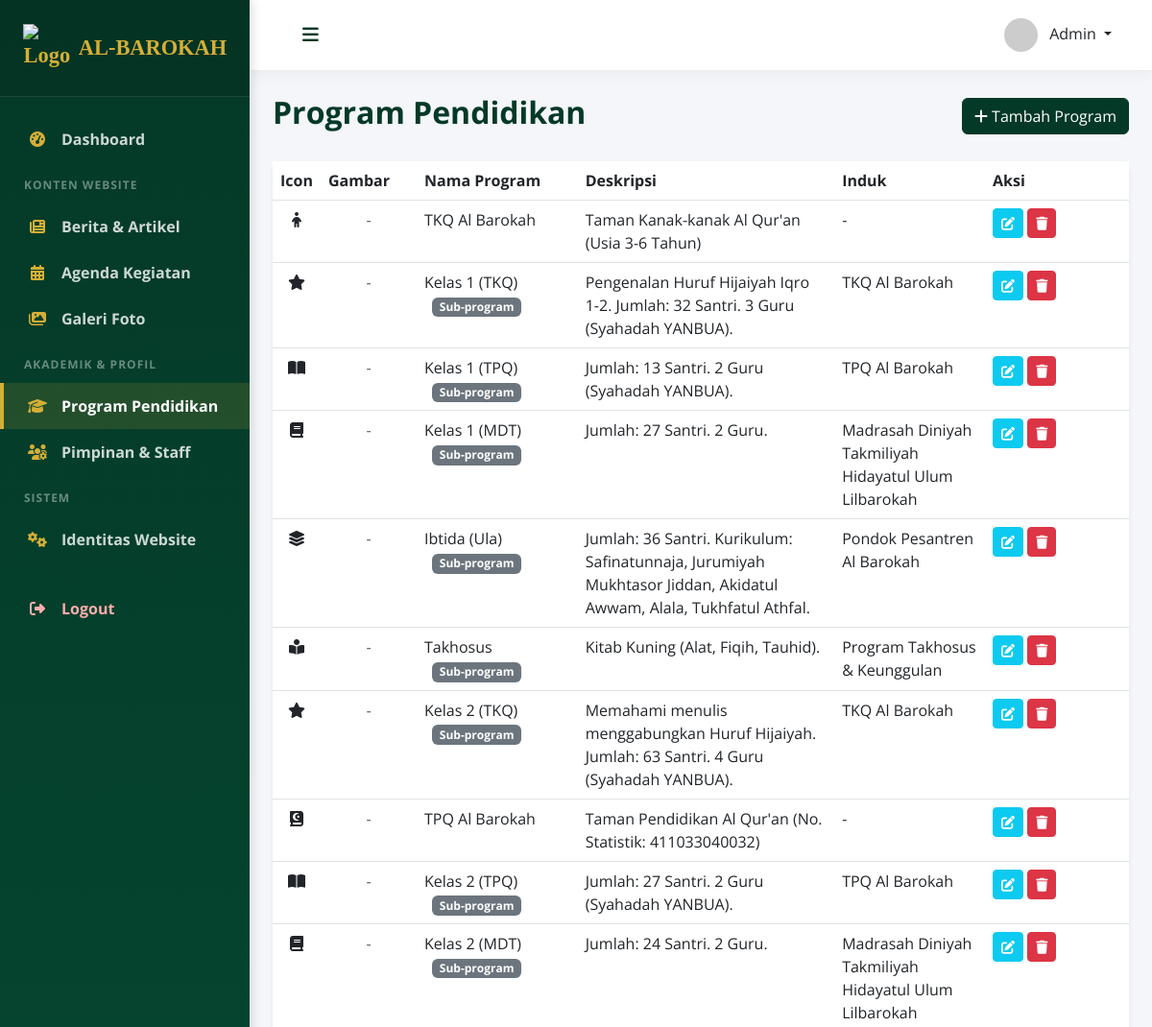
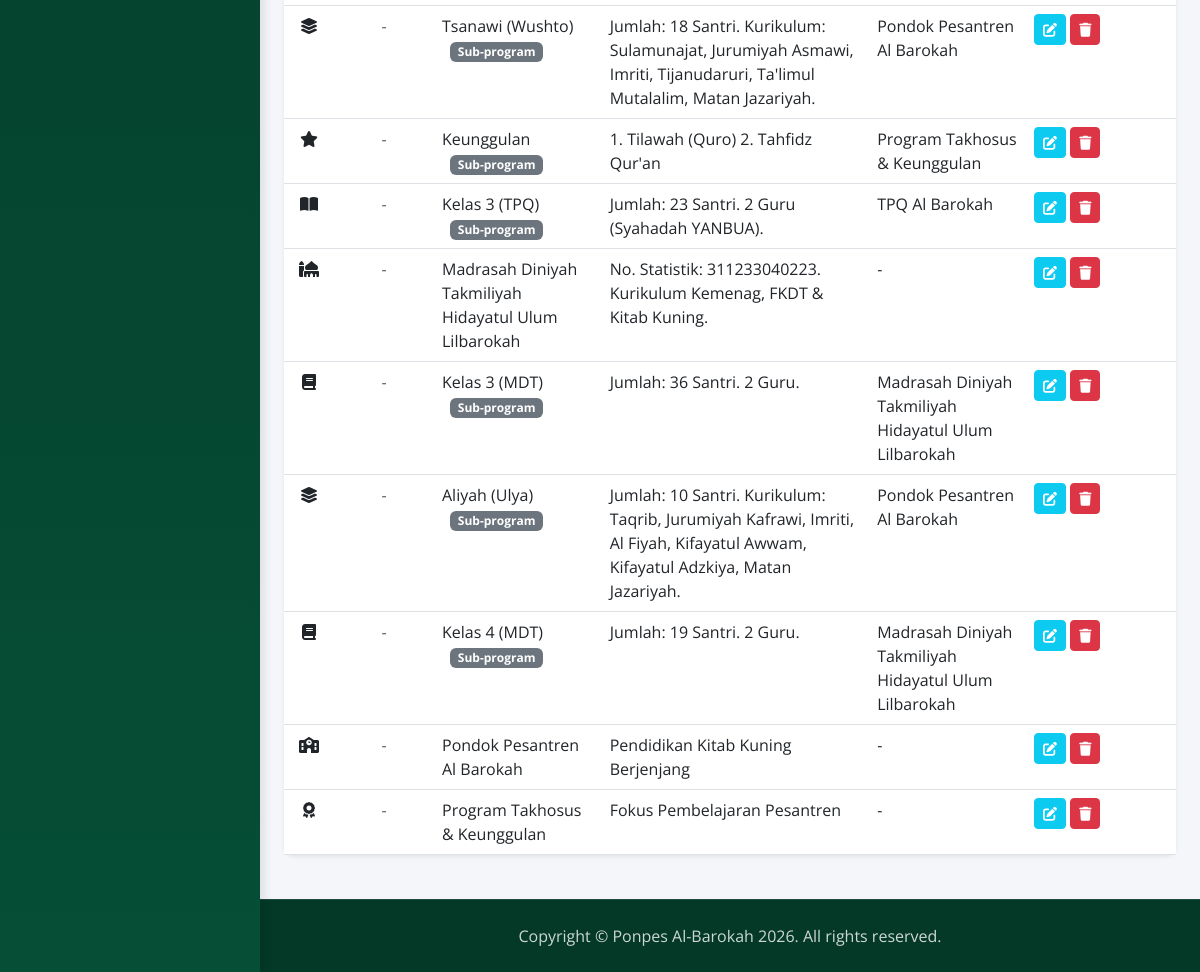
/admin/program (signed in), run on the app's committed database (2 pictures, top to bottom).
### app/models.py (models this page shows, shortened)
class User(UserMixin, db.Model):
    id = db.Column(db.Integer, primary_key=True)
    username = db.Column(db.String(64), unique=True, nullable=False)
    password_hash = db.Column(db.String(256), nullable=False)
    role = db.Column(db.String(20), default='admin') # superadmin, admin, editor
    created_at = db.Column(db.DateTime, default=get_current_time)

class Program(db.Model):
    id = db.Column(db.Integer, primary_key=True)
    nama = db.Column(db.String(100), nullable=False) # e.g. LPQ, MDT
    deskripsi = db.Column(db.Text)
    icon = db.Column(db.String(50)) # FontAwesome class
    gambar = db.Column(db.String(255)) # URL
    urutan = db.Column(db.Integer, default=0)
    parent_id = db.Column(db.Integer, db.ForeignKey('program.id')) # For sub-programs like TKQ under LPQ
    children = db.relationship('Program', backref=db.backref('parent', remote_side=[id]), lazy='dynamic')

### app/admin/routes.py (the view)
@bp.route('/program')
@login_required
def program_list():
    programs = Program.query.order_by(Program.urutan.asc()).all()
    return render_template('admin/program_list.html', programs=programs)

### app/admin/routes.py (called while the page is built)
@login.user_loader
def load_user(id):
    try:
        return User.query.get(int(id))
    except Exception:
        from flask_login import UserMixin
        class FallbackUser(UserMixin):
            def __init__(self, uid):
                self.id = uid
                self.username = "System Restoring..."
                self.role = 'superadmin' # Grant access to status checks
        return FallbackUser(int(id))

### app/templates/admin/program_list.html (shortened to what this page needs)
{% extends "admin/layout.html" %}
{% block content %}
<div class="d-flex justify-content-between align-items-center mb-4">
    <h2>Program Pendidikan</h2>
    <a href="{{ url_for('admin.program_add') }}" class="btn btn-primary"><i class="fas fa-plus"></i> Tambah Program</a>
</div>
<div class="card shadow-sm">
    <div class="card-body p-0">
        <table class="table table-hover mb-0">
            <thead class="bg-light">
                <tr>
                    <th style="width: 50px;">Icon</th>
                    <th style="width: 100px;">Gambar</th>
                    <th>Nama Program</th>
                    <th>Deskripsi</th>
                    <th>Induk</th>
                    <th style="width: 150px;">Aksi</th>
                </tr>
            </thead>
            <tbody>
                {% for program in programs %}
                <tr>
                    <td class="text-center"><i class="{{ program.icon }}"></i></td>
                    <td class="text-center">
                        {% if program.gambar %}
                        <img src="{{ program.gambar }}" alt="{{ program.nama }}" class="img-thumbnail" style="height: 50px;">
                        {% else %}
                        <span class="text-muted">-</span>
                        {% endif %}
                    </td>
                    <td>
                        {{ program.nama }}
                        {% if program.parent %}
                            <span class="badge bg-secondary ms-2">Sub-program</span>
                        {% endif %}
                    </td>
                    <td>{{ program.deskripsi }}</td>
                    <td>
                        {% if program.parent %}
                            {{ program.parent.nama }}
                        {% else %}
                            -
                        {% endif %}
                    </td>
                    <td>
                        <a href="{{ url_for('admin.program_edit', id=program.id) }}" class="btn btn-sm btn-info text-white"><i class="fas fa-edit"></i></a>
                        <form action="{{ url_for('admin.program_delete', id=program.id) }}" method="post" class="d-inline" onsubmit="return confirm('Yakin hapus?');">
                            <button type="submit" class="btn btn-sm btn-danger"><i class="fas fa-trash"></i></button>
                        </form>
                    </td>
                </tr>
                {% else %}
                <tr>
                    <td colspan="5" class="text-center py-4 text-muted">Belum ada program.</td>
                </tr>
                {% endfor %}
            </tbody>
        </table>
    </div>
</div>
{% endblock %}

### app/templates/admin/layout.html (shortened to what this page needs)
<!DOCTYPE html>
<html lang="id">
<head>
    <link href="{{ url_for('static', filename='css/fonts.css', v=1.0) }}" rel="stylesheet">
    <link href="{{ url_for('static', filename='vendor/bootstrap/css/bootstrap.min.css') }}" rel="stylesheet">
    <link href="{{ url_for('static', filename='vendor/fontawesome/css/all.min.css') }}" rel="stylesheet">
    <link href="{{ url_for('static', filename='vendor/summernote/summernote-lite.min.css') }}" rel="stylesheet">
    <link href="{{ url_for('static', filename='css/admin.css', v=1.2) }}" rel="stylesheet">
</head>
<body>
    <div class="d-flex">
        <nav id="sidebar">
            <div class="sidebar-header d-flex justify-content-center align-items-center">
                <a href="{{ url_for('admin.dashboard') }}" class="sidebar-brand text-center">
                    <img src="{{ url_for('static', filename='img/logo.png') }}" alt="Logo" width="50" class="me-2">
                    <span class="d-block">AL-BAROKAH</span>
                </a>
            </div>
            <ul class="list-unstyled components">
                <li class="{{ 'active' if request.endpoint == 'admin.dashboard' }}">
                    <a href="{{ url_for('admin.dashboard') }}">
                        <i class="fas fa-tachometer-alt"></i> Dashboard
                    </a>
                </li>
                <li class="sidebar-heading">Konten Website</li>
                <li class="{{ 'active' if 'berita' in request.endpoint }}">
                    <a href="{{ url_for('admin.berita_list') }}">
                        <i class="fas fa-newspaper"></i> Berita & Artikel
                    </a>
                </li>
                <li class="{{ 'active' if 'agenda' in request.endpoint }}">
                    <a href="{{ url_for('admin.agenda_list') }}">
                        <i class="fas fa-calendar-alt"></i> Agenda Kegiatan
                    </a>
                </li>
                <li class="{{ 'active' if 'galeri' in request.endpoint }}">
                    <a href="{{ url_for('admin.galeri_list') }}">
                        <i class="fas fa-images"></i> Galeri Foto
                    </a>
                </li>
                <li class="sidebar-heading">Akademik & Profil</li>
                <li class="{{ 'active' if 'program' in request.endpoint }}">
                    <a href="{{ url_for('admin.program_list') }}">
                        <i class="fas fa-graduation-cap"></i> Program Pendidikan
                    </a>
                </li>
                <li class="{{ 'active' if 'pimpinan' in request.endpoint }}">
                    <a href="{{ url_for('admin.pimpinan_list') }}">
                        <i class="fas fa-users-cog"></i> Pimpinan & Staff
                    </a>
                </li>
                <li class="sidebar-heading">Sistem</li>
                <li class="{{ 'active' if 'pengaturan' in request.endpoint }}">
                    <a href="{{ url_for('admin.pengaturan') }}">
                        <i class="fas fa-cogs"></i> Identitas Website
                    </a>
                </li>
                <li class="mt-4">
                    <a href="{{ url_for('admin.logout') }}" class="text-danger-light" style="color: #ffadad;">
                        <i class="fas fa-sign-out-alt" style="color: #ffadad;"></i> Logout
                    </a>
                </li>
            </ul>
        </nav>
        <div id="content" class="d-flex flex-column min-vh-100">
            <nav class="navbar navbar-expand-lg navbar-light navbar-top">
                <div class="container-fluid">
                    <button type="button" id="sidebarCollapse" class="btn btn-link navbar-toggler-custom">
                        <i class="fas fa-bars"></i>
                    </button>
                    <div class="ms-auto d-flex align-items-center">
                        <div class="dropdown">
                            <a class="nav-link dropdown-toggle text-dark font-weight-bold" href="#" role="button" data-bs-toggle="dropdown">
                                <img src="https://ui-avatars.com/api/?name=Admin&background=043927&color=fff" class="rounded-circle me-2" width="35">
                                <span class="d-none d-lg-inline">{{ current_user.username|title if current_user.is_authenticated else 'Administrator' }}</span>
                            </a>
                        </div>
                    </div>
                </div>
            </nav>
            <div class="container-fluid p-4 flex-grow-1">
                {% block content %}{% endblock %}
            </div>
            <footer class="mt-auto py-4">
                <div class="container my-auto">
                    <div class="copyright text-center my-auto">
                        <span>Copyright &copy; Ponpes Al-Barokah 2026. All rights reserved.</span>
                    </div>
                </div>
            </footer>
        </div>
    </div>
</body>
</html>

### app/static/css/admin.css (style rules this page uses)
:root { --primary-color: #043927; --secondary-color: #064e36; --accent-color: #D4AF37; --text-light: #f8f9fa; --bg-light: #f4f6f9; }
body { font-family: 'Nunito', sans-serif; background-color: var(--bg-light); color: #444; min-height: 100vh; display: flex; flex-direction: column; }
h1, h2, h3, h4, h5, h6 { color: var(--primary-color); font-weight: 700; }
#sidebar { min-width: 260px; max-width: 260px; min-height: 100vh; background: linear-gradient(180deg, var(--primary-color) 0%, var(--secondary-color) 100%); color: #fff; box-shadow: 4px 0 10px rgba(0,0,0,0.1); transition: all 0.3s; z-index: 1000; }
.sidebar-header { padding: 25px 20px; background: rgba(0,0,0,0.1); border-bottom: 1px solid rgba(255,255,255,0.1); }
.sidebar-brand { font-family: 'Cinzel', serif; font-weight: 700; font-size: 1.4rem; color: var(--accent-color); text-decoration: none; display: flex; align-items: center; justify-content: center; }
.components { padding: 20px 0; }
.components li a { padding: 12px 25px; display: flex; align-items: center; color: rgba(255,255,255,0.8); text-decoration: none; font-weight: 600; transition: 0.3s; border-left: 4px solid transparent; }
.components li.active > a { color: #fff; background: rgba(212, 175, 55, 0.15); border-left: 4px solid var(--accent-color); }
.components li a i { margin-right: 15px; width: 20px; text-align: center; color: var(--accent-color); }
.sidebar-heading { padding: 15px 25px 10px; font-size: 0.75rem; text-transform: uppercase; letter-spacing: 1px; color: rgba(255,255,255,0.4); font-weight: 700; }
#content { width: 100%; min-height: 100vh; display: flex; flex-direction: column; background-color: var(--bg-light); position: relative; z-index: 1; }
.navbar-top { background-color: #fff !important; box-shadow: 0 2px 15px rgba(0,0,0,0.05); padding: 15px 30px; border-bottom: 1px solid #eee; }
.navbar-toggler-custom { color: var(--primary-color); font-size: 1.2rem; cursor: pointer; }
.card { border: none; box-shadow: 0 5px 20px rgba(0,0,0,0.05); border-radius: 10px; background: #fff; margin-bottom: 20px; transition: transform 0.2s; }
.btn-primary { background-color: var(--primary-color); border-color: var(--primary-color); }
footer { background-color: var(--primary-color); padding: 20px; text-align: center; color: rgba(255,255,255,0.8); margin-top: auto; border-top: 1px solid rgba(255,255,255,0.1); width: 100%; position: relative; z-index: 9999; }
footer .copyright { color: rgba(255,255,255,0.8); }

### data on the page
User: username "Admin"
Program: nama "TKQ Al Barokah", deskripsi "Taman Kanak-kanak Al Qur'an (Usia 3-6 Tahun)"
Program: nama "Kelas 1 (TKQ)", shows "Sub-program", deskripsi "Pengenalan Huruf Hijaiyah Iqro 1-2. Jumlah: 32 Santri. 3 Guru (Syahadah YANBUA).", parent.nama "TKQ Al Barokah"
Program: nama "Kelas 1 (TPQ)", shows "Sub-program", deskripsi "Jumlah: 13 Santri. 2 Guru (Syahadah YANBUA).", parent.nama "TPQ Al Barokah"
Program: nama "Kelas 1 (MDT)", shows "Sub-program", deskripsi "Jumlah: 27 Santri. 2 Guru.", parent.nama "Madrasah Diniyah Takmiliyah Hidayatul Ulum Lilbarokah"
Program: nama "Ibtida (Ula)", shows "Sub-program", deskripsi "Jumlah: 36 Santri. Kurikulum: Safinatunnaja, Jurumiyah Mukhtasor Jiddan, Akidatul Awwam, Alala, Tukhfatul Athfal.", parent.nama "Pondok Pesantren Al Barokah"
Program: nama "Takhosus", shows "Sub-program", deskripsi "Kitab Kuning (Alat, Fiqih, Tauhid).", parent.nama "Program Takhosus & Keunggulan"
Program: nama "Kelas 2 (TKQ)", shows "Sub-program", deskripsi "Memahami menulis menggabungkan Huruf Hijaiyah. Jumlah: 63 Santri. 4 Guru (Syahadah YANBUA).", parent.nama "TKQ Al Barokah"
Program: nama "TPQ Al Barokah", deskripsi "Taman Pendidikan Al Qur'an (No. Statistik: 411033040032)"
Program: nama "Kelas 2 (TPQ)", shows "Sub-program", deskripsi "Jumlah: 27 Santri. 2 Guru (Syahadah YANBUA).", parent.nama "TPQ Al Barokah"
Program: nama "Kelas 2 (MDT)", shows "Sub-program", deskripsi "Jumlah: 24 Santri. 2 Guru.", parent.nama "Madrasah Diniyah Takmiliyah Hidayatul Ulum Lilbarokah"
Program: nama "Tsanawi (Wushto)", shows "Sub-program", deskripsi "Jumlah: 18 Santri. Kurikulum: Sulamunajat, Jurumiyah Asmawi, Imriti, Tijanudaruri, Ta'limul Mutalalim, Matan Jazariyah.", parent.nama "Pondok Pesantren Al Barokah"
Program: nama "Keunggulan", shows "Sub-program", deskripsi "1. Tilawah (Quro) 2. Tahfidz Qur'an", parent.nama "Program Takhosus & Keunggulan"
Program: nama "Kelas 3 (TPQ)", shows "Sub-program", deskripsi "Jumlah: 23 Santri. 2 Guru (Syahadah YANBUA).", parent.nama "TPQ Al Barokah"
Program: nama "Madrasah Diniyah Takmiliyah Hidayatul Ulum Lilbarokah", deskripsi "No. Statistik: 311233040223. Kurikulum Kemenag, FKDT & Kitab Kuning."
Program: nama "Kelas 3 (MDT)", shows "Sub-program", deskripsi "Jumlah: 36 Santri. 2 Guru.", parent.nama "Madrasah Diniyah Takmiliyah Hidayatul Ulum Lilbarokah"
Program: nama "Aliyah (Ulya)", shows "Sub-program", deskripsi "Jumlah: 10 Santri. Kurikulum: Taqrib, Jurumiyah Kafrawi, Imriti, Al Fiyah, Kifayatul Awwam, Kifayatul Adzkiya, Matan Jazariyah.", parent.nama "Pondok Pesantren Al Barokah"
Program: nama "Kelas 4 (MDT)", shows "Sub-program", deskripsi "Jumlah: 19 Santri. 2 Guru.", parent.nama "Madrasah Diniyah Takmiliyah Hidayatul Ulum Lilbarokah"
Program: nama "Pondok Pesantren Al Barokah", deskripsi "Pendidikan Kitab Kuning Berjenjang"
Program: nama "Program Takhosus & Keunggulan", deskripsi "Fokus Pembelajaran Pesantren"
